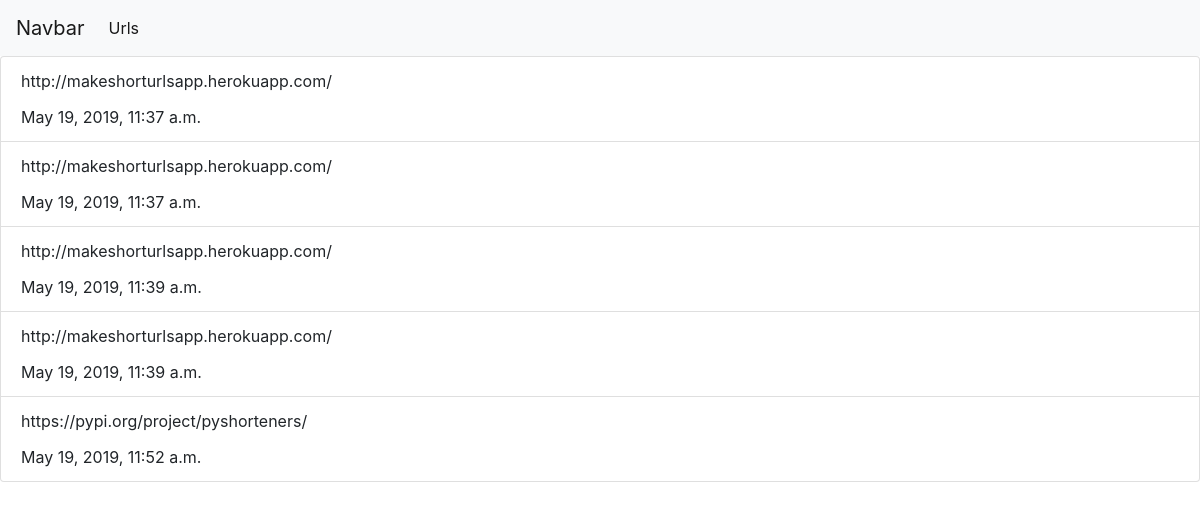
//urls, run on an earlier commit of the app's database.
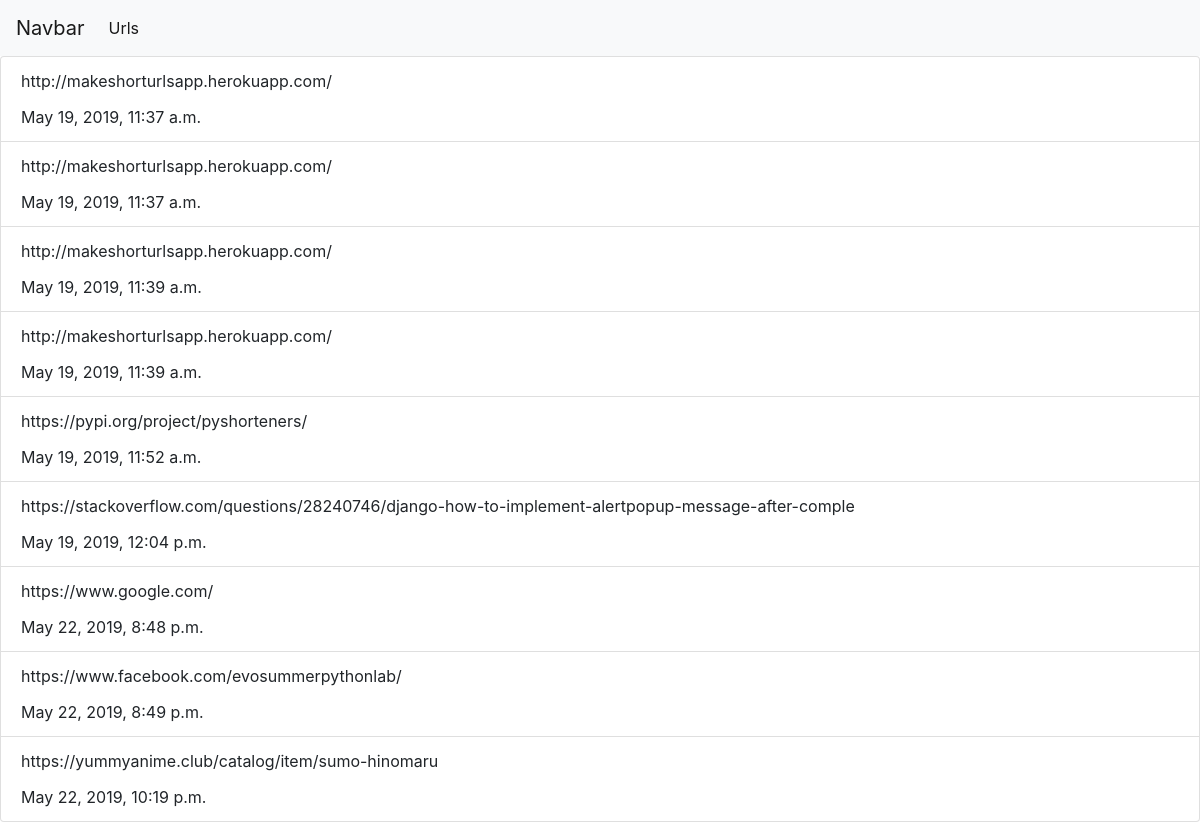
And on a later commit of the database.
### urlapp/models.py (models this page shows, shortened)
class ShorterUrl(models.Model):
    request_id = models.AutoField(primary_key=True, unique=True)
    base_url = models.URLField(max_length=100)
    short_url = models.URLField(max_length=50, blank=True)
    create_date = models.DateTimeField(auto_now_add=True)

### urlapp/views.py (the view)
# urls.py: path('/urls', list_urls, name='urls_url')
def list_urls(request):
    urls = ShorterUrl.objects.all()
    return render(request, 'urlapp/url-stats.html', context={'urls': urls})

### urlapp/templates/urlapp/url-stats.html
{% extends 'base.html' %}
{% block content %}
<ul class="list-group">
  {% for url in urls %}
  <li class="list-group-item">
        <p class="card-title">{{url.base_url}}</p>
        <p class="card-text">{{url.create_date}}</p>
  </li>
  {% endfor %}
</ul>
{% endblock %}

### templates/base.html (shortened to what this page needs)
<!DOCTYPE html>
<html lang="en">
  <head>
    <link rel="stylesheet" href="https://stackpath.bootstrapcdn.com/bootstrap/4.2.1/css/bootstrap.min.css">
  </head>
  <body>
      <nav class="navbar navbar-expand-lg navbar-light bg-light">
    <a class="navbar-brand" href="{% url 'create_short_url'%}">Navbar</a>
    <div class="collapse navbar-collapse" id="navbarSupportedContent">
      <ul class="navbar-nav mr-auto">
        <li class="nav-item active">
          <a class="nav-link" href="{% url 'urls_url'%}">Urls <span class="sr-only">(current)</span></a>
        </li>
      </ul>
    </div>
  </nav>
    {% block content %}{% endblock %}
  </body>
</html>

What changed in the data, as far as the page shows it:
added ShorterUrl: base_url "https://stackoverflow.com/questions/28240746/django-how-to-implement-alertpopup-message-after-comple", create_date "May 19, 2019, 12:04 p.m."
added ShorterUrl: base_url "https://www.google.com/", create_date "May 22, 2019, 8:48 p.m."
added ShorterUrl: base_url "https://www.facebook.com/evosummerpythonlab/", create_date "May 22, 2019, 8:49 p.m."
added ShorterUrl: base_url "https://yummyanime.club/catalog/item/sumo-hinomaru", create_date "May 22, 2019, 10:19 p.m."
